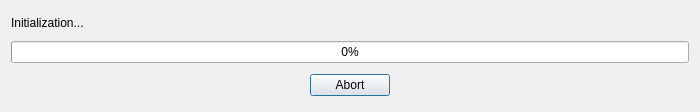
<?xml version="1.0" encoding="UTF-8"?>
<ui version="4.0">
 <class>ProgressBarDialog</class>
 <widget class="QDialog" name="ProgressBarDialog">
  <property name="geometry">
   <rect>
    <x>0</x>
    <y>0</y>
    <width>700</width>
    <height>112</height>
   </rect>
  </property>
  <property name="sizePolicy">
   <sizepolicy hsizetype="Fixed" vsizetype="Fixed">
    <horstretch>0</horstretch>
    <verstretch>0</verstretch>
   </sizepolicy>
  </property>
  <property name="minimumSize">
   <size>
    <width>500</width>
    <height>112</height>
   </size>
  </property>
  <property name="maximumSize">
   <size>
    <width>700</width>
    <height>112</height>
   </size>
  </property>
  <property name="windowTitle">
   <string>Progress...</string>
  </property>
  <layout class="QGridLayout" name="gridLayout">
   <item row="1" column="0">
    <widget class="QProgressBar" name="progressBar">
     <property name="value">
      <number>0</number>
     </property>
    </widget>
   </item>
   <item row="2" column="0">
    <widget class="QDialogButtonBox" name="pushButton_abort">
     <property name="orientation">
      <enum>Qt::Horizontal</enum>
     </property>
     <property name="standardButtons">
      <set>QDialogButtonBox::Abort</set>
     </property>
     <property name="centerButtons">
      <bool>true</bool>
     </property>
    </widget>
   </item>
   <item row="0" column="0">
    <widget class="QLabel" name="progress_text">
     <property name="sizePolicy">
      <sizepolicy hsizetype="Fixed" vsizetype="Fixed">
       <horstretch>0</horstretch>
       <verstretch>0</verstretch>
      </sizepolicy>
     </property>
     <property name="text">
      <string>Initialization...</string>
     </property>
    </widget>
   </item>
  </layout>
 </widget>
 <resources/>
 <connections>
  <connection>
   <sender>pushButton_abort</sender>
   <signal>accepted()</signal>
   <receiver>ProgressBarDialog</receiver>
   <slot>accept()</slot>
   <hints>
    <hint type="sourcelabel">
     <x>248</x>
     <y>254</y>
    </hint>
    <hint type="destinationlabel">
     <x>157</x>
     <y>274</y>
    </hint>
   </hints>
  </connection>
  <connection>
   <sender>pushButton_abort</sender>
   <signal>rejected()</signal>
   <receiver>ProgressBarDialog</receiver>
   <slot>reject()</slot>
   <hints>
    <hint type="sourcelabel">
     <x>316</x>
     <y>260</y>
    </hint>
    <hint type="destinationlabel">
     <x>286</x>
     <y>274</y>
    </hint>
   </hints>
  </connection>
 </connections>
</ui>
